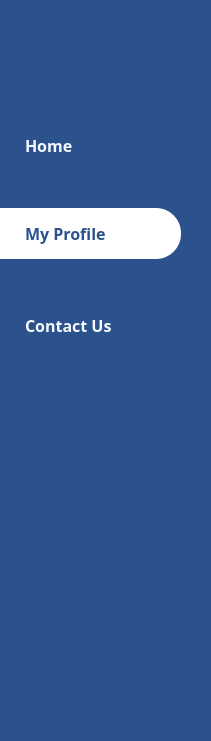
     <widget class="QFrame" name="userProfileBlueMenuBarFS">
      <property name="geometry">
       <rect>
        <x>0</x>
        <y>-100</y>
        <width>211</width>
        <height>741</height>
       </rect>
      </property>
      <property name="styleSheet">
       <string notr="true"> background: #2B528C;
border-radius: 105px;</string>
      </property>
      <property name="frameShape">
       <enum>QFrame::StyledPanel</enum>
      </property>
      <property name="frameShadow">
       <enum>QFrame::Raised</enum>
      </property>
      <widget class="QPushButton" name="pbHomeFS">
       <property name="geometry">
        <rect>
         <x>-30</x>
         <y>120</y>
         <width>211</width>
         <height>51</height>
        </rect>
       </property>
       <property name="font">
        <font>
         <family>Arial Rounded MT Bold</family>
         <pointsize>-1</pointsize>
         <weight>62</weight>
         <bold>true</bold>
        </font>
       </property>
       <property name="styleSheet">
        <string notr="true">QPushButton{
background: #2B528C;
font-weight: 500;
border-radius: 25px;
color:  rgba(248, 251, 255, 0.99);
border-color: rgba(104, 160, 229, 0.33);
font-size: 16px; 
padding-left:55px;
text-align:left;
}
QPushButton:hover
{
background:  rgba(248, 251, 255, 0.12);
}</string>
       </property>
       <property name="text">
        <string>Home</string>
       </property>
      </widget>
      <widget class="QPushButton" name="pbProfileFS">
       <property name="geometry">
        <rect>
         <x>-30</x>
         <y>208</y>
         <width>211</width>
         <height>51</height>
        </rect>
       </property>
       <property name="font">
        <font>
         <family>Arial Rounded MT Bold</family>
         <pointsize>-1</pointsize>
         <weight>62</weight>
         <bold>true</bold>
        </font>
       </property>
       <property name="styleSheet">
        <string notr="true">QPushButton{
color: #2B528C;
font-weight: 500;
border-radius: 25px;
background:  white;
font-size: 16px; 
padding-left:55px;
text-align:left;
}
QPushButton:hover
{

}</string>
       </property>
       <property name="text">
        <string>My Profile</string>
       </property>
      </widget>
      <widget class="QPushButton" name="pbContactFS">
       <property name="geometry">
        <rect>
         <x>-30</x>
         <y>300</y>
         <width>211</width>
         <height>51</height>
        </rect>
       </property>
       <property name="font">
        <font>
         <family>Arial Rounded MT Bold</family>
         <pointsize>-1</pointsize>
         <weight>62</weight>
         <bold>true</bold>
        </font>
       </property>
       <property name="styleSheet">
        <string notr="true">QPushButton{
background: #2B528C;
font-weight: 500;
border-radius: 25px;
color:  rgba(248, 251, 255, 0.99);
border-color: rgba(104, 160, 229, 0.33);
font-size: 16px; 
padding-left:55px;
text-align:left;
}
QPushButton:hover
{
background:  rgba(248, 251, 255, 0.12);
}</string>
       </property>
       <property name="text">
        <string>Contact Us</string>
       </property>
      </widget>
     </widget>
